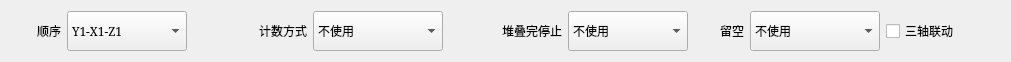
  <widget class="QWidget" name="layoutWidget">
   <property name="geometry">
    <rect>
     <x>0</x>
     <y>5</y>
     <width>1011</width>
     <height>42</height>
    </rect>
   </property>
   <layout class="QHBoxLayout" name="horizontalLayout_4">
    <property name="spacing">
     <number>6</number>
    </property>
    <item>
     <widget class="QLabel" name="labOrder">
      <property name="minimumSize">
       <size>
        <width>50</width>
        <height>40</height>
       </size>
      </property>
      <property name="maximumSize">
       <size>
        <width>50</width>
        <height>40</height>
       </size>
      </property>
      <property name="text">
       <string>顺序</string>
      </property>
      <property name="alignment">
       <set>Qt::AlignRight|Qt::AlignTrailing|Qt::AlignVCenter</set>
      </property>
     </widget>
    </item>
    <item>
     <widget class="QComboBox" name="coboxStackOrder">
      <property name="minimumSize">
       <size>
        <width>120</width>
        <height>40</height>
       </size>
      </property>
      <property name="maximumSize">
       <size>
        <width>120</width>
        <height>40</height>
       </size>
      </property>
      <property name="font">
       <font>
        <family>SimSun</family>
       </font>
      </property>
      <property name="focusPolicy">
       <enum>Qt::NoFocus</enum>
      </property>
      <item>
       <property name="text">
        <string>Y1-X1-Z1</string>
       </property>
      </item>
      <item>
       <property name="text">
        <string>X1-Y1-Z1</string>
       </property>
      </item>
      <item>
       <property name="text">
        <string>Z1-Y1-X1</string>
       </property>
      </item>
      <item>
       <property name="text">
        <string>Z1-X1-Y1</string>
       </property>
      </item>
     </widget>
    </item>
    <item>
     <widget class="QLabel" name="labCounWay">
      <property name="minimumSize">
       <size>
        <width>0</width>
        <height>40</height>
       </size>
      </property>
      <property name="maximumSize">
       <size>
        <width>130</width>
        <height>40</height>
       </size>
      </property>
      <property name="text">
       <string>计数方式</string>
      </property>
      <property name="alignment">
       <set>Qt::AlignRight|Qt::AlignTrailing|Qt::AlignVCenter</set>
      </property>
     </widget>
    </item>
    <item>
     <widget class="QComboBox" name="coboxCountWay">
      <property name="minimumSize">
       <size>
        <width>130</width>
        <height>40</height>
       </size>
      </property>
      <property name="maximumSize">
       <size>
        <width>130</width>
        <height>40</height>
       </size>
      </property>
      <property name="font">
       <font>
        <family>SimSun</family>
       </font>
      </property>
      <property name="focusPolicy">
       <enum>Qt::NoFocus</enum>
      </property>
      <item>
       <property name="text">
        <string>不使用</string>
       </property>
      </item>
      <item>
       <property name="text">
        <string>程序结束</string>
       </property>
      </item>
      <item>
       <property name="text">
        <string>命令结束</string>
       </property>
      </item>
     </widget>
    </item>
    <item>
     <widget class="QLabel" name="labEndAfterStack">
      <property name="minimumSize">
       <size>
        <width>0</width>
        <height>40</height>
       </size>
      </property>
      <property name="maximumSize">
       <size>
        <width>16777215</width>
        <height>40</height>
       </size>
      </property>
      <property name="text">
       <string>堆叠完停止</string>
      </property>
      <property name="alignment">
       <set>Qt::AlignRight|Qt::AlignTrailing|Qt::AlignVCenter</set>
      </property>
     </widget>
    </item>
    <item>
     <widget class="QComboBox" name="coboxStopAfterStack">
      <property name="minimumSize">
       <size>
        <width>120</width>
        <height>40</height>
       </size>
      </property>
      <property name="maximumSize">
       <size>
        <width>120</width>
        <height>40</height>
       </size>
      </property>
      <property name="font">
       <font>
        <family>SimSun</family>
       </font>
      </property>
      <property name="focusPolicy">
       <enum>Qt::NoFocus</enum>
      </property>
      <item>
       <property name="text">
        <string>不使用</string>
       </property>
      </item>
      <item>
       <property name="text">
        <string>使用</string>
       </property>
      </item>
     </widget>
    </item>
    <item>
     <widget class="QLabel" name="labBlank">
      <property name="minimumSize">
       <size>
        <width>50</width>
        <height>40</height>
       </size>
      </property>
      <property name="maximumSize">
       <size>
        <width>50</width>
        <height>40</height>
       </size>
      </property>
      <property name="text">
       <string>留空</string>
      </property>
      <property name="alignment">
       <set>Qt::AlignRight|Qt::AlignTrailing|Qt::AlignVCenter</set>
      </property>
     </widget>
    </item>
    <item>
     <widget class="QComboBox" name="coboxLeaveBlank">
      <property name="minimumSize">
       <size>
        <width>130</width>
        <height>40</height>
       </size>
      </property>
      <property name="maximumSize">
       <size>
        <width>130</width>
        <height>40</height>
       </size>
      </property>
      <property name="font">
       <font>
        <family>SimSun</family>
       </font>
      </property>
      <property name="focusPolicy">
       <enum>Qt::NoFocus</enum>
      </property>
      <item>
       <property name="text">
        <string>不使用</string>
       </property>
      </item>
      <item>
       <property name="text">
        <string>首位不取</string>
       </property>
      </item>
      <item>
       <property name="text">
        <string>末位不放</string>
       </property>
      </item>
     </widget>
    </item>
    <item>
     <widget class="QCheckBox" name="checkBoxTriAxisUnion">
      <property name="text">
       <string>三轴联动</string>
      </property>
     </widget>
    </item>
   </layout>
  </widget>
